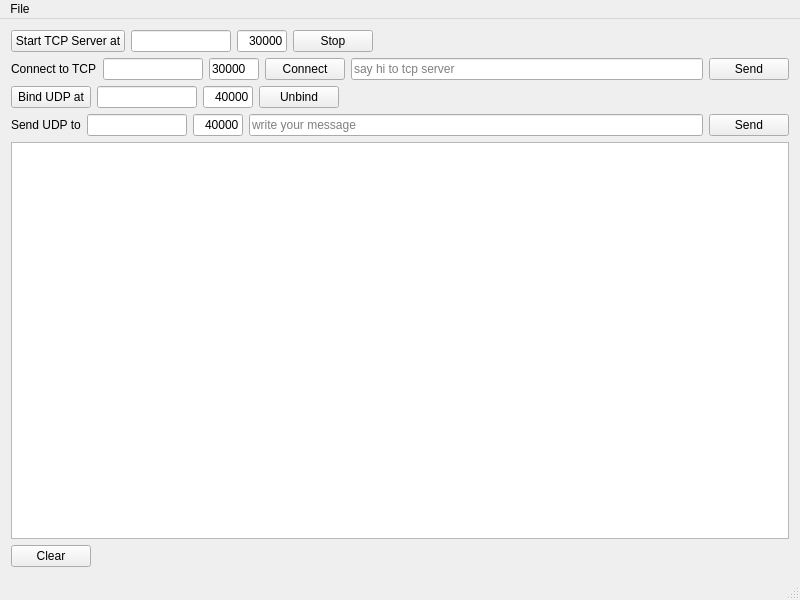
<?xml version="1.0" encoding="UTF-8"?>
<ui version="4.0">
 <class>MainWindow</class>
 <widget class="QMainWindow" name="MainWindow">
  <property name="geometry">
   <rect>
    <x>0</x>
    <y>0</y>
    <width>800</width>
    <height>600</height>
   </rect>
  </property>
  <property name="sizePolicy">
   <sizepolicy hsizetype="Expanding" vsizetype="Expanding">
    <horstretch>0</horstretch>
    <verstretch>0</verstretch>
   </sizepolicy>
  </property>
  <property name="windowTitle">
   <string>TCP/UDP Tester</string>
  </property>
  <widget class="QWidget" name="centralWidget">
   <property name="sizePolicy">
    <sizepolicy hsizetype="Expanding" vsizetype="Expanding">
     <horstretch>0</horstretch>
     <verstretch>0</verstretch>
    </sizepolicy>
   </property>
   <layout class="QVBoxLayout" name="verticalLayout">
    <item>
     <layout class="QHBoxLayout" name="horizontalLayout">
      <item>
       <widget class="QPushButton" name="m_startTCPServer">
        <property name="text">
         <string>Start TCP Server at</string>
        </property>
       </widget>
      </item>
      <item>
       <widget class="QLineEdit" name="m_tcpInterface">
        <property name="enabled">
         <bool>true</bool>
        </property>
        <property name="sizePolicy">
         <sizepolicy hsizetype="Fixed" vsizetype="Fixed">
          <horstretch>0</horstretch>
          <verstretch>0</verstretch>
         </sizepolicy>
        </property>
        <property name="maximumSize">
         <size>
          <width>100</width>
          <height>16777215</height>
         </size>
        </property>
        <property name="text">
         <string/>
        </property>
       </widget>
      </item>
      <item>
       <widget class="QLineEdit" name="m_tcpPort">
        <property name="sizePolicy">
         <sizepolicy hsizetype="Fixed" vsizetype="Fixed">
          <horstretch>0</horstretch>
          <verstretch>0</verstretch>
         </sizepolicy>
        </property>
        <property name="maximumSize">
         <size>
          <width>50</width>
          <height>16777215</height>
         </size>
        </property>
        <property name="text">
         <string>30000</string>
        </property>
        <property name="alignment">
         <set>Qt::AlignRight|Qt::AlignTrailing|Qt::AlignVCenter</set>
        </property>
       </widget>
      </item>
      <item>
       <widget class="QPushButton" name="m_stopTCPServer">
        <property name="text">
         <string>Stop</string>
        </property>
       </widget>
      </item>
      <item>
       <spacer name="horizontalSpacer">
        <property name="orientation">
         <enum>Qt::Horizontal</enum>
        </property>
        <property name="sizeHint" stdset="0">
         <size>
          <width>40</width>
          <height>20</height>
         </size>
        </property>
       </spacer>
      </item>
     </layout>
    </item>
    <item>
     <layout class="QHBoxLayout" name="horizontalLayout_5">
      <item>
       <widget class="QLabel" name="label_2">
        <property name="text">
         <string>Connect to TCP</string>
        </property>
       </widget>
      </item>
      <item>
       <widget class="QLineEdit" name="m_tcpServerAddress">
        <property name="maximumSize">
         <size>
          <width>100</width>
          <height>16777215</height>
         </size>
        </property>
       </widget>
      </item>
      <item>
       <widget class="QLineEdit" name="m_tcpServerPort">
        <property name="sizePolicy">
         <sizepolicy hsizetype="Fixed" vsizetype="Fixed">
          <horstretch>0</horstretch>
          <verstretch>0</verstretch>
         </sizepolicy>
        </property>
        <property name="maximumSize">
         <size>
          <width>50</width>
          <height>16777215</height>
         </size>
        </property>
        <property name="text">
         <string>30000</string>
        </property>
       </widget>
      </item>
      <item>
       <widget class="QPushButton" name="m_tcpConnect">
        <property name="text">
         <string>Connect</string>
        </property>
       </widget>
      </item>
      <item>
       <widget class="QLineEdit" name="m_tcpClientMsg">
        <property name="placeholderText">
         <string>say hi to tcp server</string>
        </property>
       </widget>
      </item>
      <item>
       <widget class="QPushButton" name="m_tcpSendMsg">
        <property name="text">
         <string>Send</string>
        </property>
       </widget>
      </item>
     </layout>
    </item>
    <item>
     <layout class="QHBoxLayout" name="horizontalLayout_2">
      <item>
       <widget class="QPushButton" name="m_bindUdp">
        <property name="text">
         <string>Bind UDP at</string>
        </property>
       </widget>
      </item>
      <item>
       <widget class="QLineEdit" name="m_udpAddress">
        <property name="sizePolicy">
         <sizepolicy hsizetype="Fixed" vsizetype="Fixed">
          <horstretch>0</horstretch>
          <verstretch>0</verstretch>
         </sizepolicy>
        </property>
        <property name="maximumSize">
         <size>
          <width>100</width>
          <height>16777215</height>
         </size>
        </property>
        <property name="text">
         <string/>
        </property>
       </widget>
      </item>
      <item>
       <widget class="QLineEdit" name="m_udpPort">
        <property name="sizePolicy">
         <sizepolicy hsizetype="Fixed" vsizetype="Fixed">
          <horstretch>0</horstretch>
          <verstretch>0</verstretch>
         </sizepolicy>
        </property>
        <property name="maximumSize">
         <size>
          <width>50</width>
          <height>16777215</height>
         </size>
        </property>
        <property name="text">
         <string>40000</string>
        </property>
        <property name="alignment">
         <set>Qt::AlignRight|Qt::AlignTrailing|Qt::AlignVCenter</set>
        </property>
       </widget>
      </item>
      <item>
       <widget class="QPushButton" name="m_unbindUdp">
        <property name="text">
         <string>Unbind</string>
        </property>
       </widget>
      </item>
      <item>
       <spacer name="horizontalSpacer_2">
        <property name="orientation">
         <enum>Qt::Horizontal</enum>
        </property>
        <property name="sizeHint" stdset="0">
         <size>
          <width>40</width>
          <height>20</height>
         </size>
        </property>
       </spacer>
      </item>
     </layout>
    </item>
    <item>
     <layout class="QHBoxLayout" name="horizontalLayout_3">
      <item>
       <widget class="QLabel" name="label">
        <property name="text">
         <string>Send UDP to</string>
        </property>
       </widget>
      </item>
      <item>
       <widget class="QLineEdit" name="m_udpRemoteAddress">
        <property name="sizePolicy">
         <sizepolicy hsizetype="Fixed" vsizetype="Fixed">
          <horstretch>0</horstretch>
          <verstretch>0</verstretch>
         </sizepolicy>
        </property>
        <property name="maximumSize">
         <size>
          <width>100</width>
          <height>16777215</height>
         </size>
        </property>
        <property name="text">
         <string/>
        </property>
       </widget>
      </item>
      <item>
       <widget class="QLineEdit" name="m_udpRemotePort">
        <property name="sizePolicy">
         <sizepolicy hsizetype="Fixed" vsizetype="Fixed">
          <horstretch>0</horstretch>
          <verstretch>0</verstretch>
         </sizepolicy>
        </property>
        <property name="maximumSize">
         <size>
          <width>50</width>
          <height>16777215</height>
         </size>
        </property>
        <property name="text">
         <string>40000</string>
        </property>
        <property name="alignment">
         <set>Qt::AlignRight|Qt::AlignTrailing|Qt::AlignVCenter</set>
        </property>
       </widget>
      </item>
      <item>
       <widget class="QLineEdit" name="m_udpMessage">
        <property name="placeholderText">
         <string>write your message</string>
        </property>
       </widget>
      </item>
      <item>
       <widget class="QPushButton" name="m_sendUDPMessage">
        <property name="text">
         <string>Send</string>
        </property>
       </widget>
      </item>
     </layout>
    </item>
    <item>
     <widget class="QTextEdit" name="m_console">
      <property name="enabled">
       <bool>true</bool>
      </property>
      <property name="acceptDrops">
       <bool>false</bool>
      </property>
      <property name="readOnly">
       <bool>true</bool>
      </property>
     </widget>
    </item>
    <item>
     <layout class="QHBoxLayout" name="horizontalLayout_4">
      <item>
       <widget class="QPushButton" name="m_clearConsole">
        <property name="text">
         <string>Clear</string>
        </property>
       </widget>
      </item>
      <item>
       <spacer name="horizontalSpacer_3">
        <property name="orientation">
         <enum>Qt::Horizontal</enum>
        </property>
        <property name="sizeHint" stdset="0">
         <size>
          <width>40</width>
          <height>20</height>
         </size>
        </property>
       </spacer>
      </item>
     </layout>
    </item>
   </layout>
  </widget>
  <widget class="QMenuBar" name="menuBar">
   <property name="geometry">
    <rect>
     <x>0</x>
     <y>0</y>
     <width>800</width>
     <height>23</height>
    </rect>
   </property>
   <widget class="QMenu" name="menuFile">
    <property name="title">
     <string>File</string>
    </property>
    <addaction name="actionE_xit"/>
   </widget>
   <addaction name="menuFile"/>
  </widget>
  <widget class="QStatusBar" name="statusBar"/>
  <action name="actionE_xit">
   <property name="text">
    <string>E&amp;xit</string>
   </property>
  </action>
 </widget>
 <layoutdefault spacing="6" margin="11"/>
 <resources/>
 <connections/>
</ui>
